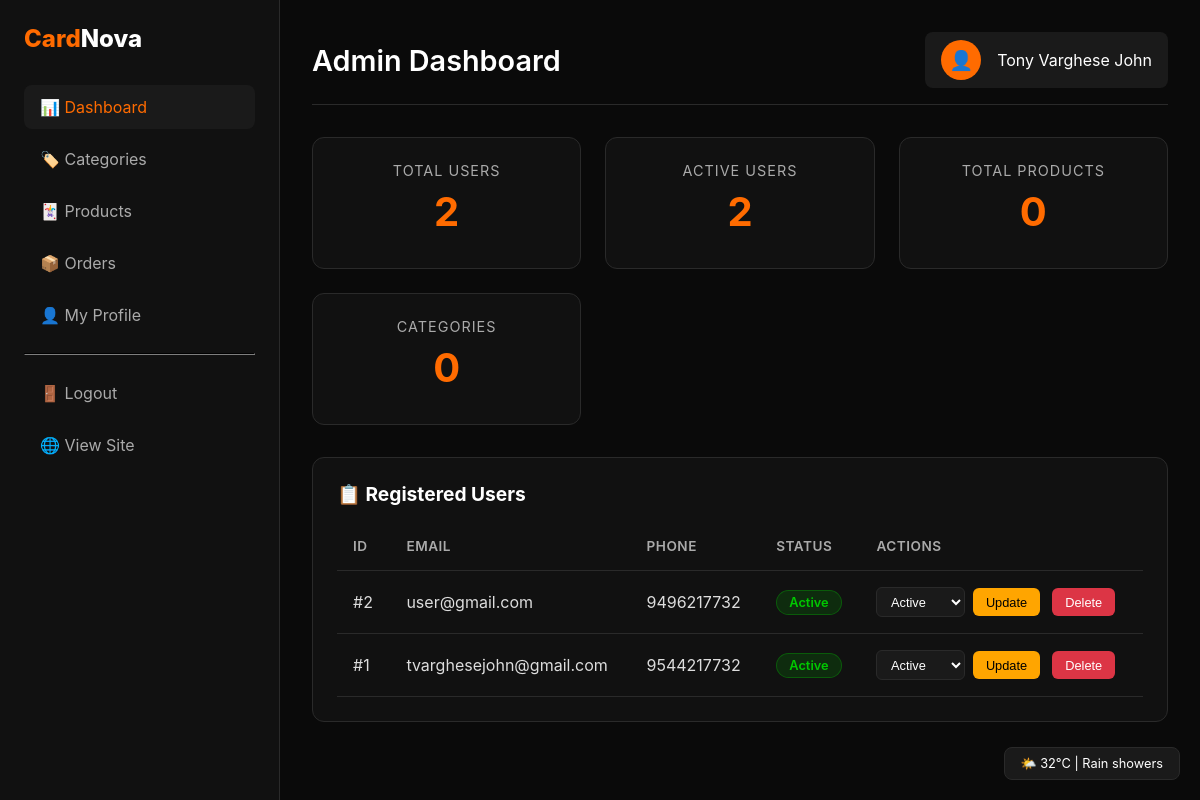
Screenshot of /wadmin/ (signed in) with the database file from the repository.
### guest/models.py (models this page shows, shortened)
class Admin(models.Model):
    name = models.CharField(max_length=100)
    email = models.EmailField(unique=True)
    phone = models.CharField(max_length=20, blank=True, null=True)
    password = models.CharField(max_length=255)
    profile_image = models.ImageField(upload_to='admin_profiles/', null=True, blank=True)
    status = models.CharField(max_length=20, default='active')
    role = models.CharField(max_length=50, default='superadmin')
    created_at = models.DateTimeField(default=timezone.now)  # Use default instead of auto_now_add
    updated_at = models.DateTimeField(auto_now=True, null=True)  # Keep auto_now
    class Meta:
        db_table = 'tbl_admin'

class User(models.Model):
    email = models.EmailField(unique=True)
    phone_number = models.CharField(max_length=50)
    password = models.CharField(max_length=255)  # Increased for hashed passwords
    status = models.CharField(max_length=20, default='active')
    created_at = models.DateTimeField(auto_now_add=True, null=True)
    updated_at = models.DateTimeField(auto_now=True, null=True)
    class Meta:
        db_table = 'tbl_user'

### wadmin/views.py (the view, shortened to what this page needs)
# urls.py: path('', views.home, name='home'),
@admin_required
def home(request):
    return render(request, 'wadmin/home.html', {
        'current_admin': request.current_admin,
        'stats': {
            'total_users': User.objects.count(),
            'active_users': User.objects.filter(status='active').count(),
            'pending_users': User.objects.filter(status='pending').count(),
            'total_admins': Admin.objects.count(),
        },
        'users': User.objects.all().order_by('-id')
    })

### wadmin/views.py (called while the page is built)
def admin_required(view_func):
    @wraps(view_func)
    def _wrapped_view(request, *args, **kwargs):
        if request.session.get('user_type') != 'admin' or not request.session.get('aid'):
            messages.error(request, 'Admin access required. Please login.')
            return redirect('guest:login')
        try:
            current_admin = Admin.objects.get(id=request.session['aid'])
            request.current_admin = current_admin  # Attach to request
        except Admin.DoesNotExist:
            request.session.flush()
            messages.error(request, 'Admin account not found. Please login again.')
            return redirect('guest:login')
        return view_func(request, *args, **kwargs)
    return _wrapped_view

### wadmin/Templates/wadmin/home.html (shortened to what this page needs)
{% load static %}
<!DOCTYPE html>
<html lang="en">
<head>
</head>
<body>
    <div class="admin-container">
        <aside class="sidebar">
            <a href="{% url 'wadmin:home' %}" class="logo">Card<span>Nova</span></a>
            <nav>
                <a href="{% url 'wadmin:home' %}" class="active">📊 Dashboard</a>
                <a href="{% url 'wadmin:manage_categories' %}">🏷️ Categories</a>
                <a href="{% url 'wadmin:manage_products' %}">🃏 Products</a>
                <a href="#">📦 Orders</a>
                <a href="{% url 'wadmin:my_profile' %}">👤 My Profile</a>
                <hr>
                <a href="{% url 'guest:logout' %}">🚪 Logout</a>
                <a href="{% url 'guest:home' %}">🌐 View Site</a>
            </nav>
        </aside>
        <main class="main-content">
            <div class="header">
                <h2>Admin Dashboard</h2>
                <div class="admin-info">
                    <div class="admin-avatar">👤</div>
                    <span>{{ current_admin.name|default:current_admin.email }}</span>
                </div>
            </div>
            <div class="stats-grid">
                <div class="stat-card">
                    <p>Total Users</p>
                    <h3>{{ stats.total_users|default:0 }}</h3>
                </div>
                <div class="stat-card">
                    <p>Active Users</p>
                    <h3>{{ stats.active_users|default:0 }}</h3>
                </div>
                <div class="stat-card">
                    <p>Total Products</p>
                    <h3>{{ stats.total_products|default:0 }}</h3>
                </div>
                <div class="stat-card">
                    <p>Categories</p>
                    <h3>{{ stats.total_categories|default:0 }}</h3>
                </div>
            </div>
            <div class="users-table">
                <h3>📋 Registered Users</h3>
                <table>
                    <thead>
                        <tr>
                            <th>ID</th>
                            <th>Email</th>
                            <th>Phone</th>
                            <th>Status</th>
                            <th>Actions</th>
                        </tr>
                    </thead>
                    <tbody>
                        {% for user in users %}
                        <tr>
                            <td>#{{ user.id }}</td>
                            <td>{{ user.email }}</td>
                            <td>{{ user.phone_number|default:"-" }}</td>
                            <td>
                                <span class="status-badge status-{{ user.status }}">
                                    {{ user.status|title }}
                                </span>
                            </td>
                            <td>
                                <form method="post" style="display: inline-block;">
                                    <select name="status">
                                        <option value="active" {% if user.status == 'active' %}selected{% endif %}>Active</option>
                                    </select>
                                    <button type="submit" class="btn btn-warning">Update</button>
                                </form>
                                <form method="post" style="display: inline-block;" onsubmit="return confirm('Delete this user permanently?')">
                                    <button type="submit" class="btn btn-danger">Delete</button>
                                </form>
                            </td>
                        </tr>
                        {% empty %}
                        <tr>
                            <td colspan="5" class="empty-state">No users registered yet</td>
                        </tr>
                        {% endfor %}
                    </tbody>
                </table>
            </div>
        </main>
    </div>
    <div class="weather-widget">
        🌤️ 32°C | Rain showers
    </div>
</body>
</html>

### wadmin/Templates/wadmin/home.html (style rules this page uses)
* { margin: 0; padding: 0; box-sizing: border-box; }
body { font-family: -apple-system, BlinkMacSystemFont, 'Segoe UI', Roboto, 'Helvetica Neue', sans-serif; background: #0a0a0a; color: #ffffff; }
.admin-container { display: flex; min-height: 100vh; }
.sidebar { width: 280px; background: #111111; border-right: 1px solid #2a2a2a; padding: 1.5rem; position: fixed; height: 100vh; overflow-y: auto; }
.sidebar .logo { font-size: 1.5rem; font-weight: 800; color: #ff6b00; margin-bottom: 2rem; display: block; text-decoration: none; }
.sidebar .logo span { color: white; }
.sidebar nav a { display: block; padding: 0.75rem 1rem; color: #aaa; text-decoration: none; border-radius: 8px; margin-bottom: 0.5rem; transition: all 0.2s; }
.sidebar nav a.active { background: #1a1a1a; color: #ff6b00; }
hr { border-color: #2a2a2a; margin: 1rem 0; }
.main-content { margin-left: 280px; padding: 2rem; width: 100%; }
.header { display: flex; justify-content: space-between; align-items: center; margin-bottom: 2rem; padding-bottom: 1rem; border-bottom: 1px solid #2a2a2a; }
.header h2 { font-size: 1.8rem; font-weight: 600; }
.admin-info { display: flex; align-items: center; gap: 1rem; background: #1a1a1a; padding: 0.5rem 1rem; border-radius: 8px; }
.admin-avatar { width: 40px; height: 40px; border-radius: 50%; background: #ff6b00; display: flex; align-items: center; justify-content: center; font-weight: bold; font-size: 1.2rem; }
.stats-grid { display: grid; grid-template-columns: repeat(auto-fit, minmax(220px, 1fr)); gap: 1.5rem; margin-bottom: 2rem; }
.stat-card { background: #111111; border: 1px solid #2a2a2a; border-radius: 12px; padding: 1.5rem; text-align: center; transition: transform 0.2s, border-color 0.2s; }
.stat-card p { color: #aaa; font-size: 0.9rem; text-transform: uppercase; letter-spacing: 1px; }
.stat-card h3 { font-size: 2.5rem; color: #ff6b00; margin: 0.5rem 0; font-weight: 700; }
.users-table { background: #111111; border: 1px solid #2a2a2a; border-radius: 12px; padding: 1.5rem; overflow-x: auto; }
.users-table h3 { margin-bottom: 1rem; font-size: 1.2rem; }
table { width: 100%; border-collapse: collapse; }
th, td { padding: 1rem; text-align: left; border-bottom: 1px solid #2a2a2a; }
th { color: #aaa; font-weight: 600; font-size: 0.85rem; text-transform: uppercase; letter-spacing: 0.5px; }
td { color: #ddd; }
.status-badge { padding: 0.25rem 0.75rem; border-radius: 20px; font-size: 0.8rem; font-weight: 600; display: inline-block; }
.status-active { background: rgba(0, 200, 0, 0.15); color: #00c800; border: 1px solid rgba(0, 200, 0, 0.3); }
.btn { padding: 0.4rem 0.8rem; border-radius: 6px; border: none; cursor: pointer; font-size: 0.8rem; margin: 0 0.25rem; transition: all 0.2s; font-weight: 500; }
.btn-warning { background: #ffa500; color: #000; }
.btn-danger { background: #dc3545; color: #fff; }
select { padding: 0.35rem 0.6rem; background: #1a1a1a; border: 1px solid #2a2a2a; color: #fff; border-radius: 6px; cursor: pointer; font-size: 0.8rem; }
.weather-widget { position: fixed; bottom: 20px; right: 20px; background: #1a1a1a; border: 1px solid #2a2a2a; border-radius: 8px; padding: 0.5rem 1rem; font-size: 0.8rem; z-index: 999; }

### rows the page displays
Admin: name "Tony Varghese John"
User: id "2", email "user@gmail.com", phone_number "9496217732", status "Active"
User: id "1", email "tvarghesejohn@gmail.com", phone_number "9544217732", status "Active"

### other values shown
{{ stats.total_users|default:0 }} "2"
{{ stats.active_users|default:0 }} "2"
{{ stats.total_products|default:0 }} "0"
{{ stats.total_categories|default:0 }} "0"
